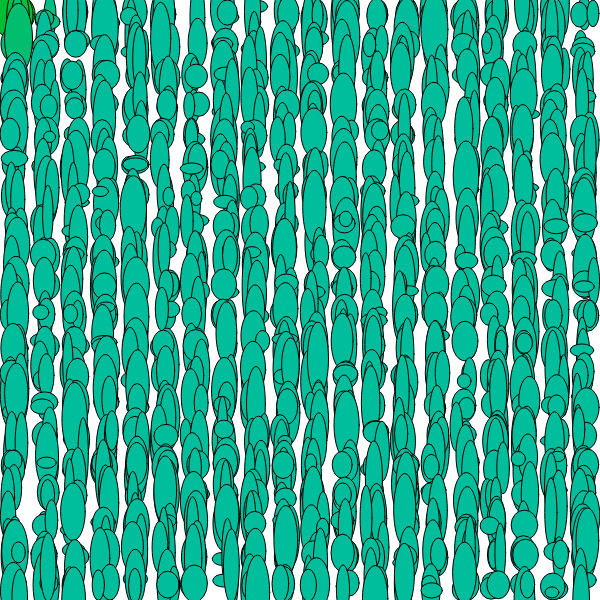
Frame 1 (no input)
Frame 60 (no input): identical to frame 1, image omitted
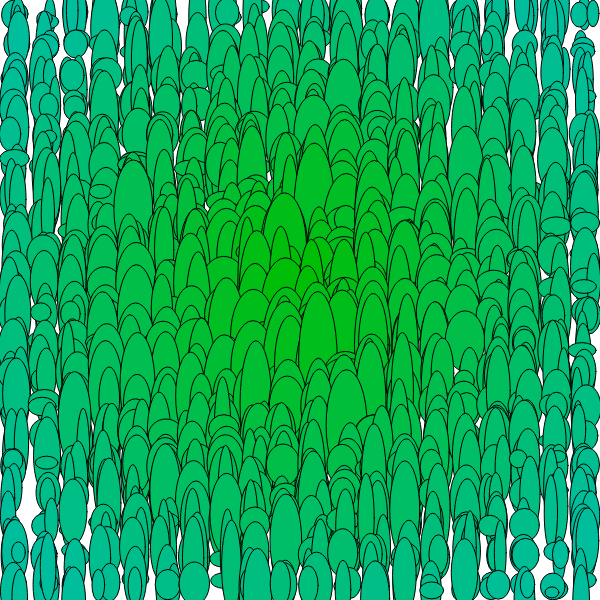
Frame 120 (the mouse pressed at the canvas centre since frame 60)

The p5.js sketch that drew these frames (run headless with seeded random() and noise() and a simulated clock; from frame 60 on, the mouse is pressed at the canvas centre):

// p5.js sketch
// ── sketch.js
let ellipses = [];
let gradientRadius;
let expanding = false;
let shrinking = false;

function setup() {
  createCanvas(600, 600);
  stroke(1);
  ellipseMode(CENTER);
  rectMode(CENTER);

  gradientRadius = width / 10;

  let cols = 20;
  let rows = 20;
  let cellW = width / cols;
  let cellH = height / rows;

  for (let y = 0; y < rows; y++) {
    for (let x = 0; x < cols; x++) {
      let centerX = x * cellW + cellW / 2;
      let centerY = y * cellH + cellH / 2;

      for (let i = 0; i < 3; i++) {
        let e = createRandomEllipse(centerX, centerY, cellW, cellH);
        ellipses.push(e);
      }
    }
  }
}

function draw() {
  background(255);

  // Expand or shrink the radius based on interaction
  if (expanding && gradientRadius < width) {
    gradientRadius += 5;
  } else if (shrinking && gradientRadius > width / 10) {
    gradientRadius -= 5;
  }

  for (let e of ellipses) {
    let d = dist(mouseX, mouseY, e.x, e.y);
    let amt = map(d, 0, gradientRadius, 0, 1);
    amt = constrain(amt, 0, 1);

    // Color blending (blue gradient)
    let r = lerp(0, 0, amt);
    let g = 190;
    let b = lerp(0, 155, amt);

    fill(r, g, b);

    // Scale based on distance
    let sizeFactor = lerp(2, 1, amt);
    ellipse(e.x, e.y, e.w * sizeFactor, e.h * sizeFactor);
  }
}

function mousePressed() {
  expanding = true;
  shrinking = false;
}

function mouseReleased() {
  expanding = false;
  shrinking = true;
}

function createRandomEllipse(centerX, centerY, w, h) {
  let rw = random(10, w * 0.9);
  let rh = random(10, h * 2.5);

  let minX = centerX - w / 2 + rw / 2;
  let maxX = centerX + w / 2 - rw / 2;
  let minY = centerY - h / 2 + rh / 2;
  let maxY = centerY + h / 2 - rh / 2;

  let rx = random(minX, maxX);
  let ry = random(minY, maxY);

  return { x: rx, y: ry, w: rw, h: rh };
}
